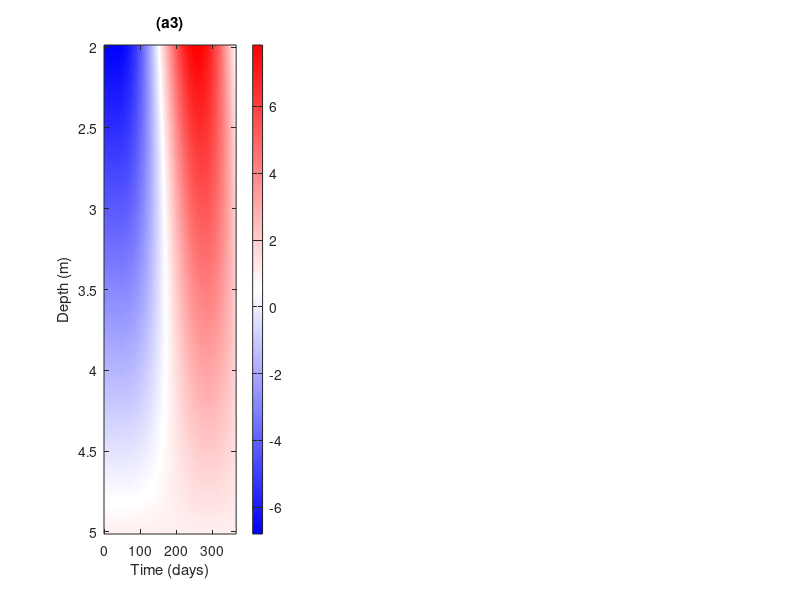

Write MATLAB code to recreate this figure. (Note: this script raises an error after producing the figure.)
clear; clc; close all;

%% =========================
% Load MAT files
%% =========================
fdm = load('fdm_three_layer_cascade_result.mat');
L3  = load('inverse_pinn_2_5m_result.mat');

%% =========================
% FDM variables
%% =========================
x_fdm = fdm.x(:);
t_fdm = fdm.t(:);
T_fdm = fdm.T_cascade;

%% =========================
% PINN variables (Layer 3: 2-5 m)
%% =========================
x_local_pinn  = L3.x_local_pinn(:);   % local coordinate: 0-3 m
x_actual_pinn = L3.x_actual_pinn(:);  % actual depth: 2-5 m
t_pinn        = L3.t_pinn(:);
T_pinn        = double(L3.T_field_pinn);

%% =========================
% Extract FDM third layer: 2-5 m
%% =========================
idx_layer3 = (x_fdm >= 2.0) & (x_fdm <= 5.0);
x_fdm_L3 = x_fdm(idx_layer3);
T_fdm_L3 = T_fdm(idx_layer3, :);

%% =========================
% Interpolate FDM to PINN time grid if needed
%% =========================
if length(t_fdm) ~= length(t_pinn) || max(abs(t_fdm - t_pinn)) > 1e-10
    T_fdm_L3_t = zeros(length(x_fdm_L3), length(t_pinn));
    for i = 1:length(x_fdm_L3)
        T_fdm_L3_t(i, :) = interp1(t_fdm, T_fdm_L3(i, :), t_pinn, 'linear');
    end
else
    T_fdm_L3_t = T_fdm_L3;
end

%% =========================
% Interpolate FDM to PINN spatial grid if needed
%% =========================
if length(x_fdm_L3) ~= length(x_actual_pinn) || max(abs(x_fdm_L3 - x_actual_pinn)) > 1e-10
    T_fdm_on_pinn = zeros(length(x_actual_pinn), length(t_pinn));
    for j = 1:length(t_pinn)
        T_fdm_on_pinn(:, j) = interp1(x_fdm_L3, T_fdm_L3_t(:, j), x_actual_pinn, 'linear');
    end
else
    T_fdm_on_pinn = T_fdm_L3_t;
end

%% =========================
% Error field
%% =========================
Err = T_pinn - T_fdm_on_pinn;
mae_layer3  = mean(abs(Err(:)));
rmse_layer3 = sqrt(mean(Err(:).^2));
maxerr_layer3 = max(abs(Err(:)));

fprintf('\nLayer 3 comparison:\n');
fprintf('MAE    = %.8f\n', mae_layer3);
fprintf('RMSE   = %.8f\n', rmse_layer3);
fprintf('MaxAbs = %.8f\n', maxerr_layer3);

%% =========================
% Custom bwr colormap
%% =========================
n = 256;
bottom = [0 0 1];
middle = [1 1 1];
top = [1 0 0];

r = [linspace(bottom(1), middle(1), n/2), linspace(middle(1), top(1), n/2)]';
g = [linspace(bottom(2), middle(2), n/2), linspace(middle(2), top(2), n/2)]';
b = [linspace(bottom(3), middle(3), n/2), linspace(middle(3), top(3), n/2)]';
bwr = [r g b];

%% =========================
% Only Figure 1: Temperature field comparison
%% =========================
figure('Color','w','Position',[100 100 1500 420]);

subplot(1,3,1)
imagesc(t_pinn, x_actual_pinn, T_fdm_on_pinn);
set(gca,'YDir','reverse');
xlabel('Time (days)');
ylabel('Depth (m)');
title('(a3)');
colormap(gca, bwr);
cb3 = colorbar;
cb3.Label.String = 'T FDM (°C)';

subplot(1,3,2)
imagesc(t_pinn, x_actual_pinn, T_pinn);
set(gca,'YDir','reverse');
xlabel('Time (days)');
ylabel('Depth (m)');
title('(b3)');
colormap(gca, bwr);
cb3 = colorbar;
cb3.Label.String = 'T PINNs (°C)';

subplot(1,3,3)
imagesc(t_pinn, x_actual_pinn, Err);
set(gca,'YDir','reverse');
xlabel('Time (days)');
ylabel('Depth (m)');
title('(c3)');
colormap(gca, bwr);
cb3 = colorbar;
cb3.Label.String = 'T difference (°C)';

% sgtitle(sprintf('Layer 3 temperature field comparison (MAE = %.4e)', mae_layer3));
